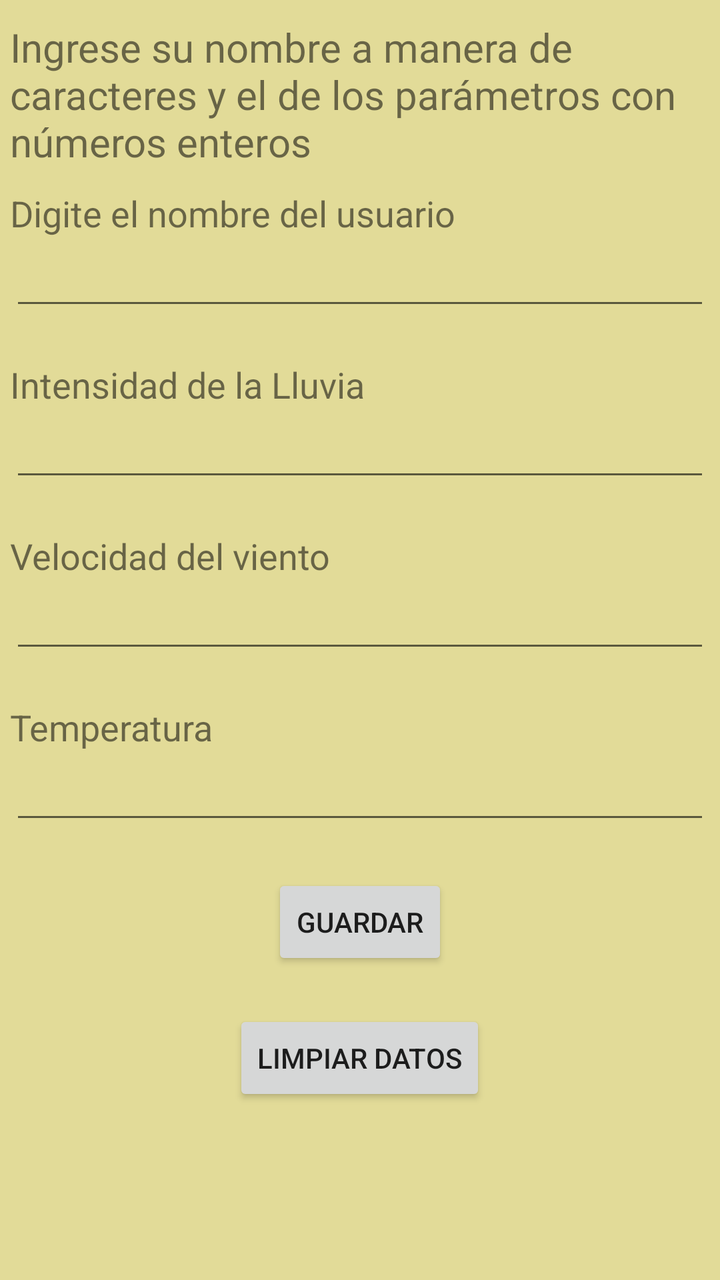
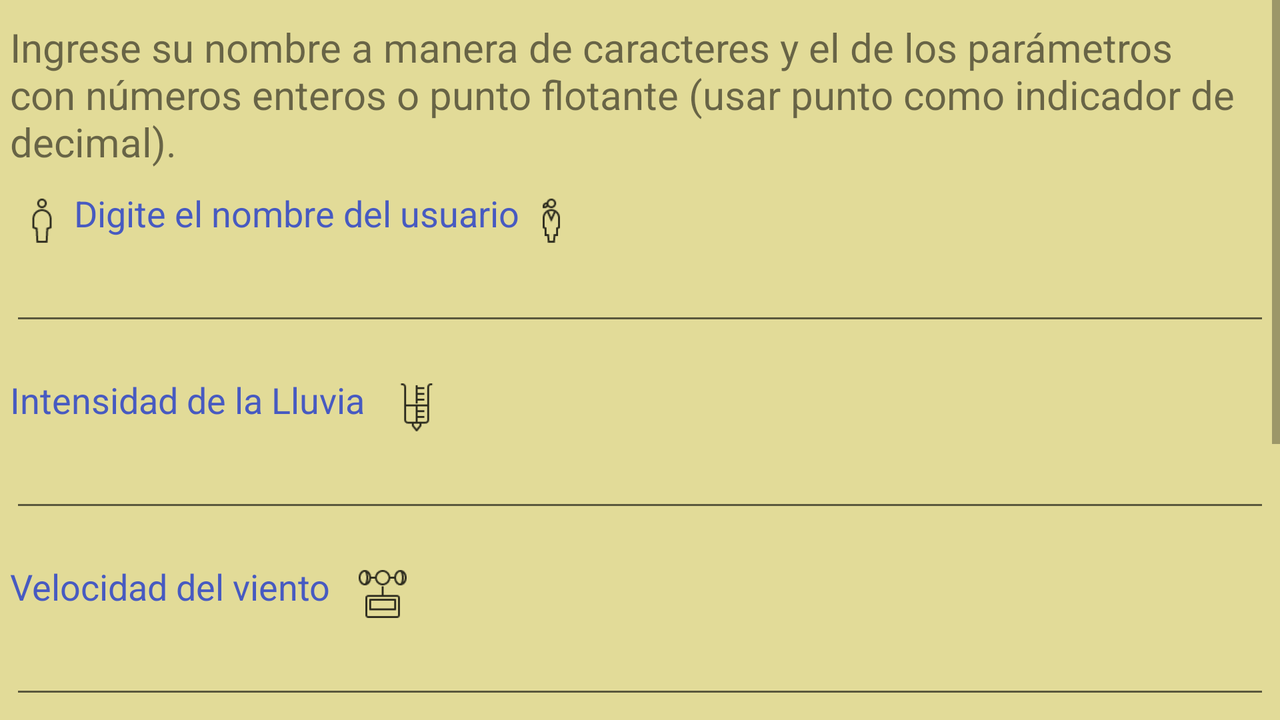

An Android layout and its configuration variant, each rendered on a device that would load it. The default file and the variant file are quoted in full after the pictures.
<!-- AndroidManifest.xml: application theme Prueba2 -->
<!-- res/layout/activity_settings.xml -->
<?xml version="1.0" encoding="utf-8"?>
<RelativeLayout xmlns:android="http://schemas.android.com/apk/res/android"
    android:orientation="vertical" android:layout_width="match_parent"
    android:layout_height="match_parent">

    <TextView
        android:id="@+id/Instrucciones"
        android:layout_width="wrap_content"
        android:layout_height="wrap_content"
        android:text="Ingrese su nombre a manera de caracteres y el de los parámetros con números enteros"
        android:textSize="20sp"
        android:layout_marginBottom="10sp"
        android:layout_marginTop="10sp"
        android:layout_marginLeft="5sp"
        android:layout_marginRight="5sp"/>



    <TextView
        android:id="@+id/Username"
        android:layout_width="wrap_content"
        android:layout_height="wrap_content"
        android:text="Digite el nombre del usuario"
        android:textSize="18sp"
        android:layout_marginLeft="5sp"
        android:layout_marginRight="5sp"
        android:layout_below="@id/Instrucciones"
        />
    <EditText
        android:id="@+id/etUsername"
        android:layout_width="match_parent"
        android:layout_height="wrap_content"
        android:textSize="18sp"
        android:layout_marginLeft="5sp"
        android:layout_marginRight="5sp"
        android:layout_below="@id/Username"
        />



    <TextView
        android:id="@+id/Lluvia"
        android:layout_width="wrap_content"
        android:layout_height="wrap_content"
        android:layout_marginTop="20dp"
        android:text="Intensidad de la Lluvia"
        android:textSize="18sp"
        android:layout_marginLeft="5sp"
        android:layout_marginRight="5sp"
        android:layout_below="@id/etUsername"

        />
    <EditText
        android:id="@+id/etLluvia"
        android:layout_width="match_parent"
        android:layout_height="wrap_content"
        android:textSize="18sp"
        android:layout_marginLeft="5sp"
        android:layout_marginRight="5sp"
        android:layout_below="@id/Lluvia"
        />


    <TextView
        android:id="@+id/Viento"
        android:layout_width="wrap_content"
        android:layout_height="wrap_content"
        android:layout_marginTop="20dp"
        android:text="Velocidad del viento"
        android:textSize="18sp"
        android:layout_marginLeft="5sp"
        android:layout_marginRight="5sp"
        android:layout_below="@id/etLluvia"

        />
    <EditText
        android:id="@+id/etViento"
        android:layout_width="match_parent"
        android:layout_height="wrap_content"
        android:textSize="18sp"
        android:layout_marginLeft="5sp"
        android:layout_marginRight="5sp"
        android:layout_below="@id/Viento"
        />


    <TextView
        android:id="@+id/Temp"
        android:layout_width="wrap_content"
        android:layout_height="wrap_content"
        android:layout_marginTop="20dp"
        android:text="Temperatura"
        android:textSize="18sp"
        android:layout_marginLeft="5sp"
        android:layout_marginRight="5sp"
        android:layout_below="@id/etViento"
        />


    <EditText
        android:id="@+id/etTemp"
        android:layout_width="match_parent"
        android:layout_height="wrap_content"
        android:textSize="18sp"
        android:layout_marginLeft="5sp"
        android:layout_marginRight="5sp"
        android:layout_below="@id/Temp"
        />





    <Button
        android:id="@+id/btSave"
        android:layout_width="wrap_content"
        android:layout_height="wrap_content"
        android:layout_gravity="center"
        android:layout_marginTop="20dp"
        android:text="Guardar"
        android:layout_below="@id/etTemp"
        android:layout_centerHorizontal="true"
        />

    <Button
        android:id="@+id/btClearData"
        android:layout_width="wrap_content"
        android:layout_height="wrap_content"
        android:layout_gravity="center"
        android:layout_marginTop="20dp"
        android:text="Limpiar Datos"
        android:layout_below="@id/btSave"
        android:layout_centerHorizontal="true"

        />

</RelativeLayout>
<!-- resources referenced by this layout -->
<resources>
  <style name="Prueba2" parent="Theme.AppCompat.Light">
          <item name="android:colorBackground">@color/OtroFondo</item>
          <item name="colorAccent">@color/RojoPrueba2</item>
          <item name="colorPrimary">@color/AzulPrueba2</item>
          <item name="android:navigationBarColor">@color/AzulPrueba2</item>
          <item name="android:statusBarColor">@color/AzulPrueba2</item>
      </style>
  <color name="OtroFondo">#e2db98</color>
  <color name="RojoPrueba2">#9e0f00</color>
  <color name="AzulPrueba2">#475ac1</color>
</resources>
<!-- res/layout-land/activity_settings.xml (the author's variant of the layout above) -->
<!-- drawn on the phone turned sideways -->
<?xml version="1.0" encoding="utf-8"?>
<ScrollView xmlns:android="http://schemas.android.com/apk/res/android"
    android:layout_height="match_parent"
    android:layout_width="match_parent"
    android:fillViewport="true"
    >

<RelativeLayout
    xmlns:android="http://schemas.android.com/apk/res/android"
    android:orientation="vertical" android:layout_width="match_parent"
    android:layout_height="wrap_content">


    <TextView
        android:id="@+id/Instrucciones"
        android:layout_width="wrap_content"
        android:layout_height="wrap_content"
        android:text="Ingrese su nombre a manera de caracteres y el de los parámetros con números enteros o punto flotante (usar punto como indicador de decimal)."
        android:textSize="20sp"
        android:layout_marginBottom="10sp"
        android:layout_marginTop="10sp"
        android:layout_marginLeft="5sp"
        android:layout_marginRight="5sp"
        />

    


    <TextView
        android:id="@+id/Username"
        android:layout_width="wrap_content"
        android:layout_height="wrap_content"
        android:text="Digite el nombre del usuario"
        android:textSize="18sp"
        android:layout_marginLeft="5sp"
        android:layout_marginRight="5sp"
        android:layout_below="@id/Instrucciones"
        android:textColor="@color/AzulPrueba2"
        android:drawableStart="@drawable/man"
        android:drawableEnd="@drawable/woman"
        />
    <EditText
        android:id="@+id/etUsername"
        android:layout_width="match_parent"
        android:layout_height="wrap_content"
        android:textSize="18sp"
        android:layout_marginLeft="5sp"
        android:layout_marginRight="5sp"
        android:layout_below="@id/Username"
        />



    <TextView
        android:id="@+id/Lluvia"
        android:layout_width="wrap_content"
        android:layout_height="wrap_content"
        android:layout_marginTop="20dp"
        android:text="Intensidad de la Lluvia"
        android:textSize="18sp"
        android:layout_marginLeft="5sp"
        android:layout_marginRight="5sp"
        android:layout_below="@id/etUsername"
        android:textColor="@color/AzulPrueba2"
        android:drawableEnd="@drawable/lluviasettings"
        android:drawablePadding="10sp"


        />
    <EditText
        android:id="@+id/etLluvia"
        android:layout_width="match_parent"
        android:layout_height="wrap_content"
        android:textSize="18sp"
        android:layout_marginLeft="5sp"
        android:layout_marginRight="5sp"
        android:layout_below="@id/Lluvia"
        />


    <TextView
        android:id="@+id/Viento"
        android:layout_width="wrap_content"
        android:layout_height="wrap_content"
        android:layout_marginTop="20dp"
        android:text="Velocidad del viento"
        android:textSize="18sp"
        android:layout_marginLeft="5sp"
        android:layout_marginRight="5sp"
        android:layout_below="@id/etLluvia"
        android:textColor="@color/AzulPrueba2"
        android:drawableEnd="@drawable/vientosettings"
        android:drawablePadding="10sp"



        />
    <EditText
        android:id="@+id/etViento"
        android:layout_width="match_parent"
        android:layout_height="wrap_content"
        android:textSize="18sp"
        android:layout_marginLeft="5sp"
        android:layout_marginRight="5sp"
        android:layout_below="@id/Viento"
        />


    <TextView
        android:id="@+id/Temp"
        android:layout_width="wrap_content"
        android:layout_height="wrap_content"
        android:layout_marginTop="20dp"
        android:text="Temperatura"
        android:textSize="18sp"
        android:layout_marginLeft="5sp"
        android:layout_marginRight="5sp"
        android:layout_below="@id/etViento"
        android:textColor="@color/AzulPrueba2"
        android:drawableEnd="@drawable/termosettings"
        android:drawablePadding="10sp"


        />


    <EditText
        android:id="@+id/etTemp"
        android:layout_width="match_parent"
        android:layout_height="wrap_content"
        android:textSize="18sp"
        android:layout_marginLeft="5sp"
        android:layout_marginRight="5sp"
        android:layout_below="@id/Temp"
        />





    <Button
        android:id="@+id/btSave"
        android:layout_width="wrap_content"
        android:layout_height="wrap_content"
        android:layout_gravity="center"
        android:layout_marginTop="20dp"
        android:text="Guardar"
        android:layout_below="@id/etTemp"
        android:layout_centerHorizontal="true"
        android:drawableLeft="@drawable/guardar"
        android:paddingLeft="5sp"
        android:paddingTop="2sp"
        android:paddingBottom="2sp"
        android:backgroundTint="@android:color/holo_green_dark"

        />

    <Button
        android:id="@+id/btClearData"
        android:layout_width="wrap_content"
        android:layout_height="wrap_content"
        android:layout_gravity="center"
        android:layout_marginTop="20dp"
        android:text="Limpiar Datos"
        android:layout_below="@id/btSave"
        android:layout_centerHorizontal="true"
        android:backgroundTint="@android:color/holo_red_light"
        android:drawableLeft="@drawable/exit"
        android:paddingLeft="5sp"
        android:paddingTop="2sp"
        android:paddingBottom="2sp"




        />

</RelativeLayout>

    </ScrollView>
<!-- resources referenced by the variant -->
<!-- as the phone turned sideways resolves them -->
<resources>
  <color name="AzulPrueba2">#475ac1</color>
  <!-- drawable exit: png bitmap (drawable-hdpi, 606 bytes) -->
  <!-- drawable guardar: png bitmap (drawable-hdpi, 665 bytes) -->
  <!-- drawable lluviasettings: png bitmap (drawable-hdpi, 482 bytes) -->
  <!-- drawable man: png bitmap (drawable-hdpi, 519 bytes) -->
  <!-- drawable termosettings: png bitmap (drawable-hdpi, 505 bytes) -->
  <!-- drawable vientosettings: png bitmap (drawable-hdpi, 851 bytes) -->
  <!-- drawable woman: png bitmap (drawable-hdpi, 576 bytes) -->
  <style name="Prueba2" parent="Theme.AppCompat.Light">
          <item name="android:colorBackground">@color/OtroFondo</item>
          <item name="colorAccent">@color/RojoPrueba2</item>
          <item name="colorPrimary">@color/AzulPrueba2</item>
          <item name="android:navigationBarColor">@color/AzulPrueba2</item>
          <item name="android:statusBarColor">@color/AzulPrueba2</item>
      </style>
  <color name="OtroFondo">#e2db98</color>
  <color name="RojoPrueba2">#9e0f00</color>
</resources>
